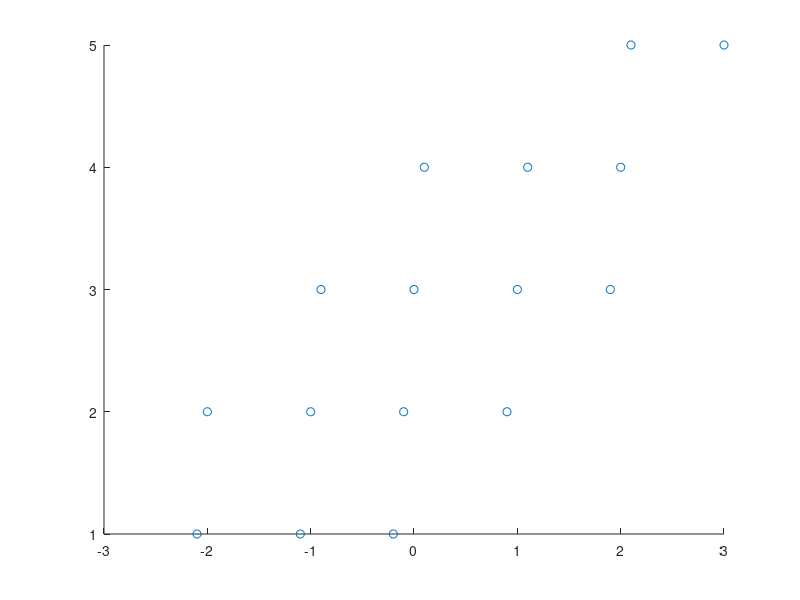

Reproduce this figure in MATLAB. (Note: this script raises an error after producing the figure.)
clear
% Q1.12
x = [ -2.1 -2 -1.1 -1 -0.9 -0.2 -0.1 0 0.1 0.9 1 1.1 1.9 2 2.1 3];
x2 = [ 1 1 1 1 1 1 1 1 1 1 1 1 1 1 1 1];
xx= [x;x2];
y = [1 2 1 2 3 1 2 3 4 2 3 4 3 4 5 5 ];
ws = inv(xx*transpose(xx))*xx*y'
% ws = 1.7197
hold on
scatter(x,y)
f = @(x) ws(1)*x+ws(2);
ezplot( f, x )
hold off
% predict output when x = 1.5
yout = ws*1.5
% y = 2.5795